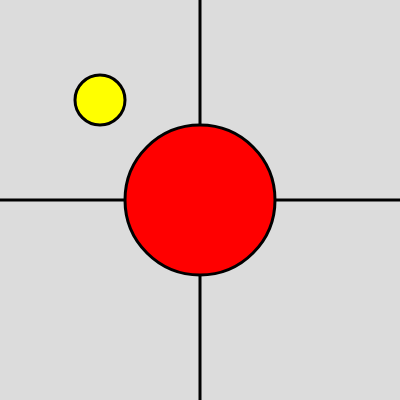
Frame 1 (no input)
Frame 60 (no input): identical to frame 1, image omitted
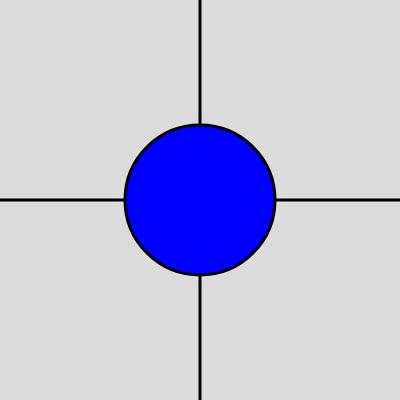
Frame 120 (the mouse pressed at the canvas centre since frame 60)

The p5.js sketch that drew these frames (run headless with seeded random() and noise() and a simulated clock; from frame 60 on, the mouse is pressed at the canvas centre):

// p5.js sketch
// ── sketch.js
function setup() {
  createCanvas(400, 400);
}

function draw() {
  background(220);
  strokeWeight(3)
  line(width/2,0,width/2,height)
  line(0,height/2, width, height/2)
  rectMode(CENTER)
  if(mouseY<height/2){
    fill('red')
  }else {
    fill('blue')
  }

  //draw a rectangle if mouseX is greater than half of the width
  if(mouseX>width/2){
    rect(width/2, height/2, 150)
  }
  else {//otherwise draw a circle
  circle(width/2, height/2,150)
  }

  fill('yellow')
  //upper left corner
  if(mouseX<width/2 && mouseY<height/2){
    circle(width/4, height/4,50)
  }
  //right bottom corner
  else if(mouseX>width/2 && mouseY>height/2) {
    circle(3/4*width,3/4*height,50)
  }
}

// ── distance.js
let x = 150, y =90
let r = 40
function setup() {
    createCanvas(400, 400)
    noStroke()
    ellipseMode(RADIUS)
}
function draw(){
    background(125)
    let d = dist(mouseX, mouseY, x, y)
    textSize(30)
    textAlign(CENTER, CENTER)
    text(d, width/2, height/2)
    if(d<r){
      fill(0)
    }else{
        fill(255)
    }
    circle(x,y,r)

}
